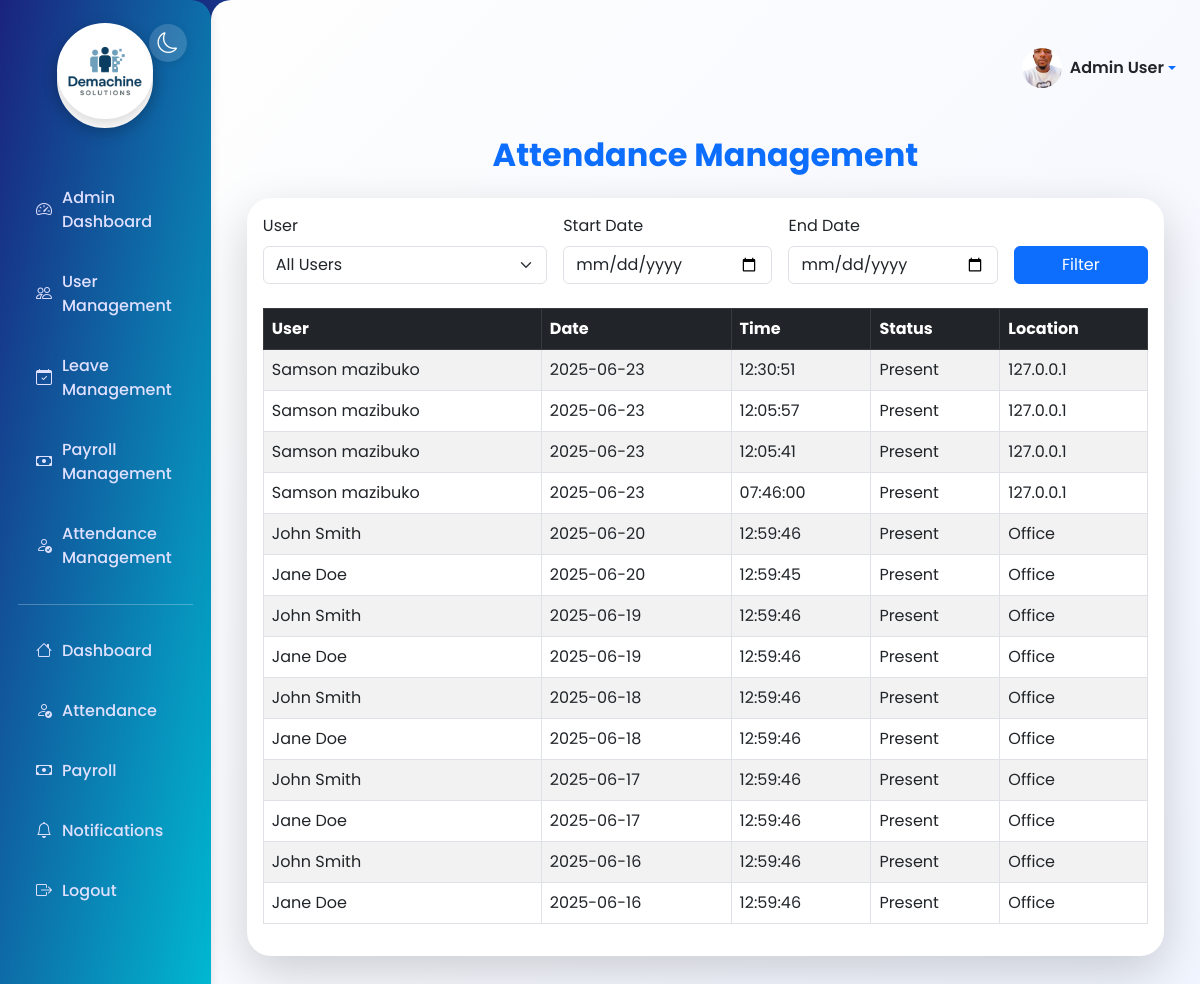
Page /admin/attendance (signed in) on the committed database.
### models.py (models this page shows, shortened)
class User(db.Model, UserMixin):
    id = db.Column(db.Integer, primary_key=True)
    username = db.Column(db.String(80), unique=True, nullable=False)
    email = db.Column(db.String(120), unique=True, nullable=False)
    password_hash = db.Column(db.String(128), nullable=False)
    name = db.Column(db.String(100))
    phone = db.Column(db.String(20))
    role = db.Column(db.String(20), default='user')  # 'admin' or 'user'
    is_active = db.Column(db.Boolean, default=True)
    date_joined = db.Column(db.DateTime, default=datetime.utcnow)
    face_encoding = db.Column(db.PickleType)  # Store face encoding as binary
    profile_picture = db.Column(db.String(255))  # Filename of profile picture
    email_notifications = db.Column(db.Boolean, default=True)
    sms_notifications = db.Column(db.Boolean, default=False)
    is_verified = db.Column(db.Boolean, default=False)
    attendances = db.relationship('Attendance', backref='user', lazy=True)
    leaves = db.relationship('LeaveRequest', backref='user', lazy=True)
    payrolls = db.relationship('Payroll', backref='user', lazy=True)
    notifications = db.relationship('Notification', backref='user', lazy=True)

class Attendance(db.Model):
    id = db.Column(db.Integer, primary_key=True)
    user_id = db.Column(db.Integer, db.ForeignKey('user.id'), nullable=False)
    timestamp = db.Column(db.DateTime, default=datetime.utcnow)
    status = db.Column(db.String(20), default='Present')
    location = db.Column(db.String(200))

### app.py (the view)
@app.route('/admin/attendance')
@login_required
@admin_required
def admin_attendance():
    all_users = User.query.order_by(User.name).all()
    user_id = request.args.get('user_id', type=int)
    start_date = request.args.get('start_date')
    end_date = request.args.get('end_date')
    query = Attendance.query
    if user_id:
        query = query.filter_by(user_id=user_id)
    if start_date:
        query = query.filter(Attendance.timestamp >= start_date)
    if end_date:
        query = query.filter(Attendance.timestamp <= end_date)
    attendance_records = query.order_by(Attendance.timestamp.desc()).all()
    return render_template('admin_attendance.html', attendance_records=attendance_records, all_users=all_users)

### app.py (called while the page is built)
@login_manager.user_loader
def load_user(user_id):
    return User.query.get(int(user_id))

def admin_required(f):
    @wraps(f)
    def decorated_function(*args, **kwargs):
        if not current_user.is_authenticated or current_user.role != 'admin':
            abort(403)
        return f(*args, **kwargs)
    return decorated_function

@app.before_request
def before_request():
    if current_user.is_authenticated:
        g.unread_notifications = Notification.query.filter_by(user_id=current_user.id, is_read=False).count()
    else:
        g.unread_notifications = 0

### templates/admin_attendance.html (shortened to what this page needs)
{% extends "layout.html" %}
{% block content %}
<div class="container py-4">
  <h2 class="mb-4 fw-bold text-primary text-center">Attendance Management</h2>
  <div class="card shadow-lg border-0 mb-4" style="border-radius: 1.5rem;">
    <div class="card-body">
      <form method="get" class="row g-3 mb-4">
        <div class="col-md-4">
          <label for="user_id" class="form-label">User</label>
          <select class="form-select" id="user_id" name="user_id">
            <option value="">All Users</option>
          </select>
        </div>
        <div class="col-md-3">
          <label for="start_date" class="form-label">Start Date</label>
          <input type="date" class="form-control" id="start_date" name="start_date" value="{{ request.args.get('start_date', '') }}">
        </div>
        <div class="col-md-3">
          <label for="end_date" class="form-label">End Date</label>
          <input type="date" class="form-control" id="end_date" name="end_date" value="{{ request.args.get('end_date', '') }}">
        </div>
        <div class="col-md-2 d-flex align-items-end">
          <button type="submit" class="btn btn-primary w-100">Filter</button>
        </div>
      </form>
      <div class="table-responsive">
        <table class="table table-bordered table-striped align-middle">
          <thead class="table-dark">
            <tr>
              <th>User</th>
              <th>Date</th>
              <th>Time</th>
              <th>Status</th>
              <th>Location</th>
            </tr>
          </thead>
          <tbody>
            {% for record in attendance_records %}
            <tr>
              <td>{{ record.user.name or record.user.username }}</td>
              <td>{{ record.timestamp.strftime('%Y-%m-%d') }}</td>
              <td>{{ record.timestamp.strftime('%H:%M:%S') }}</td>
              <td>{{ record.status }}</td>
              <td>{{ record.location or '-' }}</td>
            </tr>
            {% else %}
            <tr>
              <td colspan="5" class="text-center">No attendance records found.</td>
            </tr>
            {% endfor %}
          </tbody>
        </table>
      </div>
    </div>
  </div>
</div>
{% endblock %}

### templates/layout.html (shortened to what this page needs)
<!DOCTYPE html>
<html lang="en">
<head>
    <link href="https://cdn.jsdelivr.net/npm/bootstrap@5.3.0/dist/css/bootstrap.min.css" rel="stylesheet">
    <link href="https://cdn.jsdelivr.net/npm/bootstrap-icons@1.10.5/font/bootstrap-icons.css" rel="stylesheet">
</head>
<body>
    <div class="d-flex">
        <div class="sidebar">
            <div class="brand" style="justify-content: center; text-align: center;">
                <div class="brand-logo" style="margin: 0 auto;">
                    <img src="{{ url_for('static', filename='images/Demachine solutions.png') }}" alt="Demachine solutions logo" style="width:96px; height:96px; object-fit:cover; border-radius:50%; border:4px solid #fff; box-shadow:0 4px 16px rgba(0,0,0,0.18); margin-bottom:18px; background:#fff;">
                </div>
            </div>
            <button class="theme-toggle" id="themeToggle" title="Toggle dark/light mode">
                <i class="bi bi-moon" id="themeIcon"></i>
            </button>
            <ul class="nav flex-column mt-4">
                {% if current_user.is_authenticated %}
                    {% if current_user.role == 'admin' %}
                        <li class="nav-item"><a href="/admin" class="nav-link"><i class="bi bi-speedometer2"></i> Admin Dashboard</a></li>
                        <li class="nav-item"><a href="/admin/users" class="nav-link"><i class="bi bi-people"></i> User Management</a></li>
                        <li class="nav-item"><a href="/admin/leaves" class="nav-link"><i class="bi bi-calendar-check"></i> Leave Management</a></li>
                        <li class="nav-item"><a href="/admin/payroll" class="nav-link"><i class="bi bi-cash"></i> Payroll Management</a></li>
                        <li class="nav-item"><a href="/admin/attendance" class="nav-link"><i class="bi bi-person-check"></i> Attendance Management</a></li>
                        <li><hr></li>
                    {% endif %}
                    <li class="nav-item"><a href="/dashboard" class="nav-link"><i class="bi bi-house"></i> Dashboard</a></li>
                    <li class="nav-item"><a href="/attendance" class="nav-link"><i class="bi bi-person-check"></i> Attendance</a></li>
                    <li class="nav-item"><a href="/payroll" class="nav-link"><i class="bi bi-cash"></i> Payroll</a></li>
                    <li class="nav-item"><a href="/notifications" class="nav-link"><i class="bi bi-bell"></i> Notifications
                    </a></li>
                    <li class="nav-item"><a href="/logout" class="nav-link"><i class="bi bi-box-arrow-right"></i> Logout</a></li>
                {% else %}
                    <li class="nav-item"><a href="/login" class="nav-link"><i class="bi bi-box-arrow-in-right"></i> Login</a></li>
                {% endif %}
            </ul>
        </div>
        <div class="main-content">
            <div class="d-flex justify-content-end align-items-center mb-3" style="min-height:56px;">
                <div class="dropdown">
                    <a href="#" class="d-flex align-items-center text-decoration-none dropdown-toggle" id="profileDropdown" data-bs-toggle="dropdown" aria-expanded="false">
                        {% if current_user.profile_picture %}
                            <img src="{{ url_for('static', filename='images/profiles/' + current_user.profile_picture) }}" alt="Profile" class="rounded-circle me-2" style="width:40px; height:40px; object-fit:cover;">
                        {% else %}
                            <img src="{{ url_for('static', filename='images/default_avatar.png') }}" alt="Profile" class="rounded-circle me-2" style="width:40px; height:40px; object-fit:cover;">
                        {% endif %}
                        <span class="fw-semibold text-dark">{{ current_user.name or current_user.username }}</span>
                    </a>
                </div>
            </div>
            {% block content %}{% endblock %}
        </div>
    </div>
</body>
</html>

### templates/layout.html (style rules this page uses)
:root { --primary: #1a237e; --secondary: #00bcd4; --accent: #ff9800; --bg-light: #f4f8fb; --bg-dark: #232a3b; --sidebar-width: 250px; }
html, body { min-height: 100vh; font-family: 'Poppins', Arial, sans-serif; background: linear-gradient(135deg, var(--primary) 0%, var(--secondary) 100%); color: #222; }
.sidebar { background: linear-gradient(to bottom right, var(--primary), var(--secondary)); color: #fff; width: var(--sidebar-width); min-height: 100vh; padding: 32px 18px 18px 18px; box-shadow: 2px 0 8px rgba(0,0,0,0.08); border-top-right-radius: 20px; border-bottom-right-radius: 20px; position: relative; }
.sidebar .brand { display: flex; align-items: center; margin-bottom: 2.5rem; justify-content: center; text-align: center; }
.sidebar .brand-logo { width: 96px; height: 96px; border-radius: 50%; border: 4px solid #fff; box-shadow: 0 4px 16px rgba(0,0,0,0.18); margin-bottom: 18px; background: #fff; display: flex; align-items: center; justify-content: center; font-size: 2rem; font-weight: 700; color: #fff; margin-right: 1rem; }
.sidebar .nav-link { color: #e0e0ff; font-weight: 500; padding: 12px 18px; margin: 6px 0; border-radius: 12px; display: flex; align-items: center; transition: background-color 0.3s, color 0.2s, transform 0.2s; }
.sidebar .nav-link i { margin-right: 10px; }
.theme-toggle { position: absolute; top: 1.5rem; right: 1.5rem; background: rgba(255,255,255,0.15); border-radius: 50%; border: none; width: 38px; height: 38px; display: flex; align-items: center; justify-content: center; font-size: 1.3rem; color: #fff; box-shadow: 0 2px 8px rgba(0,0,0,0.08); transition: background 0.2s; }
.main-content { padding: 40px 24px; width: 100%; background: linear-gradient(to bottom right, #fefefe, #f1f5ff); border-top-left-radius: 20px; min-height: 100vh; }

### rows in the picture
User: profile_picture (picture), name "Admin User"
Attendance: user "Samson mazibuko", timestamp "2025-06-23", timestamp "12:30:51", status "Present", location "127.0.0.1"
Attendance: user "Samson mazibuko", timestamp "2025-06-23", timestamp "12:05:57", status "Present", location "127.0.0.1"
Attendance: user "Samson mazibuko", timestamp "2025-06-23", timestamp "12:05:41", status "Present", location "127.0.0.1"
Attendance: user "Samson mazibuko", timestamp "2025-06-23", timestamp "07:46:00", status "Present", location "127.0.0.1"
Attendance: user "John Smith", timestamp "2025-06-20", timestamp "12:59:46", status "Present", location "Office"
Attendance: user "Jane Doe", timestamp "2025-06-20", timestamp "12:59:45", status "Present", location "Office"
Attendance: user "John Smith", timestamp "2025-06-19", timestamp "12:59:46", status "Present", location "Office"
Attendance: user "Jane Doe", timestamp "2025-06-19", timestamp "12:59:46", status "Present", location "Office"
Attendance: user "John Smith", timestamp "2025-06-18", timestamp "12:59:46", status "Present", location "Office"
Attendance: user "Jane Doe", timestamp "2025-06-18", timestamp "12:59:46", status "Present", location "Office"
Attendance: user "John Smith", timestamp "2025-06-17", timestamp "12:59:46", status "Present", location "Office"
Attendance: user "Jane Doe", timestamp "2025-06-17", timestamp "12:59:46", status "Present", location "Office"
Attendance: user "John Smith", timestamp "2025-06-16", timestamp "12:59:46", status "Present", location "Office"
Attendance: user "Jane Doe", timestamp "2025-06-16", timestamp "12:59:46", status "Present", location "Office"
